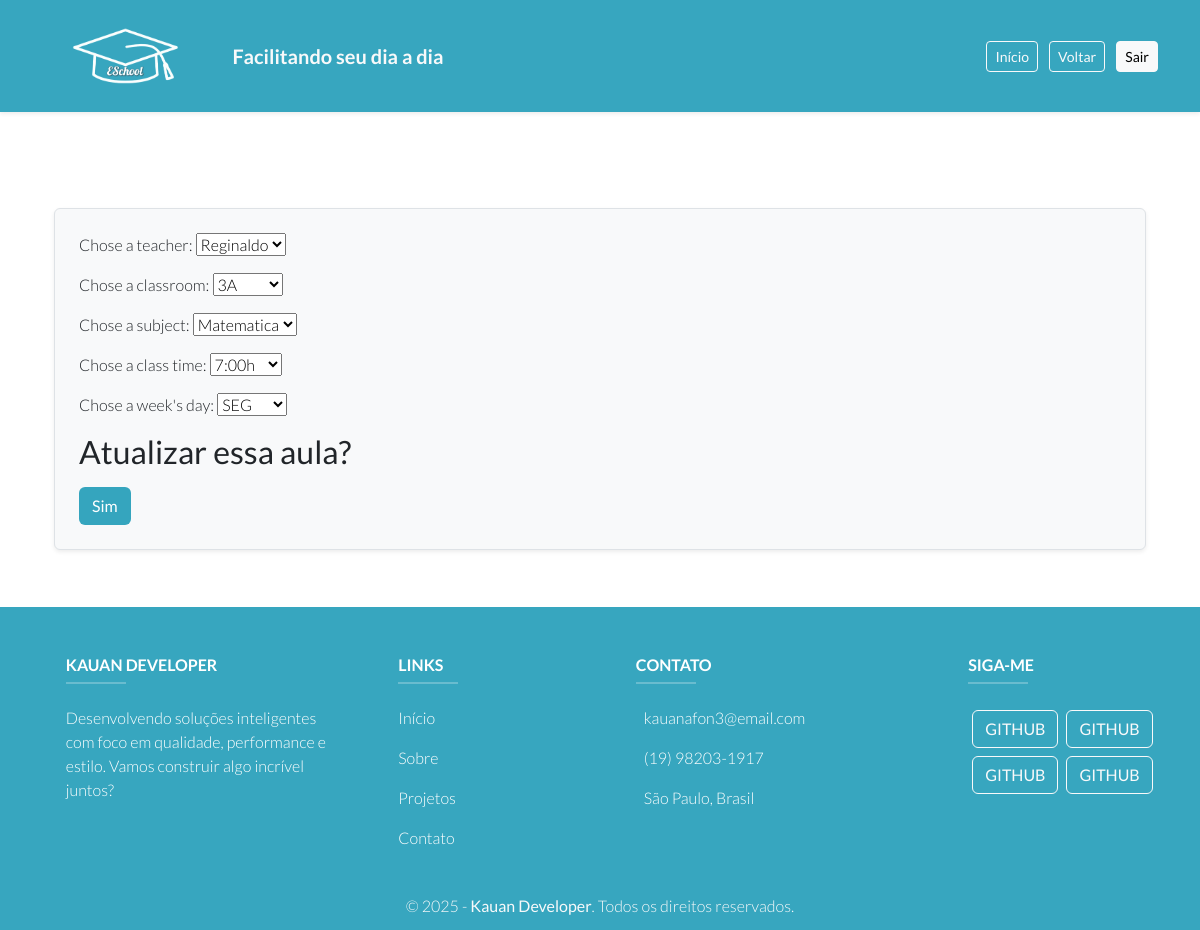
Screenshot of /atualizar/4 with the database file from the repository.
### app/models.py (models this page shows, shortened)
class Aulas(models.Model):
    pk_professor = models.ForeignKey(Professor, on_delete=models.CASCADE)
    pk_turma = models.ForeignKey(Turma, on_delete=models.CASCADE)
    pk_materia = models.ForeignKey(Materia, on_delete=models.CASCADE)
    pk_horario = models.ForeignKey(Horario, on_delete=models.CASCADE)
    pk_dias_semana = models.ForeignKey(Dias_semanas_Aulas,on_delete=models.CASCADE)

### app/adm.py (the view)
# urls.py: path('atualizar/<int:pk>', adm.atualizar_aula, name="atualizar_aula"),
def atualizar_aula(request,pk):
    try:
        aula = get_object_or_404(Aulas, pk=pk)
        if request.method == 'POST':
            formulario = AulasForm(request.POST, instance=aula)
            if formulario.is_valid():
                formulario.save()
                messages.success(request, "Aula Atualizada com sucesso!")
                return redirect("detalhes.html")
        else:
            formulario = AulasForm(instance=aula)
        return render(request, 'form_aula.html', {'form':formulario, "mensagem":"Atualizar essa aula?"})
    except Exception as e:
        print("Erro" , e)
        return HttpResponseNotFound("Erro ao tentar atulizar a aula")

### app/forms.py
class AulasForm(forms.ModelForm):
    class Meta:
        model = Aulas
        pk_turma = forms.IntegerField(label='aa', required=False)  # Adicionando o campo dentro da classe meta para que o valor padrão ja apareça la
        fields = '__all__'
        labels = {
            'pk_professor': 'Chose a teacher:',
            'pk_turma': 'Chose a classroom:',
            'pk_materia': 'Chose a subject:',
            'pk_horario': 'Chose a class time:',
            'pk_dias_semana': "Chose a week's day:"
        }

### app/models.py (called while the page is built)
    def __str__(self):
        return self.nome

    def __str__(self):
        return self.serie_turma

    def __str__(self):
        return self.horario_aula

    def __str__(self):
        return self.nome_materia

    def __str__(self):
        return self.dia

    def __str__(self):
        return str(self.pk_dia_semana)

### app/Templates/form_aula.html (shortened to what this page needs)
{% extends "base.html" %}
{% block content %}
<div class="container mt-5">
    <form action="" method="post" class="p-4 border rounded shadow-sm bg-light">
        {{ form.as_p }}
        {% if mensagem %}
            <h2 class="my-3">{{ mensagem }}</h2>
        {% endif %}
        <button type="submit" class="btn "style='background-color: #0590afcc; color:white;'>Sim</button>
    </form>
</div>
{% endblock %}

### app/static/style.css (style rules this page uses)
* { font-family: "Lato", sans-serif; font-weight: 300; font-style: normal; }
html, body { height: 100%; }
body { display: flex; flex-direction: column; }

### rows the page displays
Aulas: pk_professor "Reginaldo", pk_turma "3A", pk_materia "Matematica", pk_horario "7:00h", pk_dias_semana "SEG"

### other values shown
{{ mensagem }} "Atualizar essa aula?"
